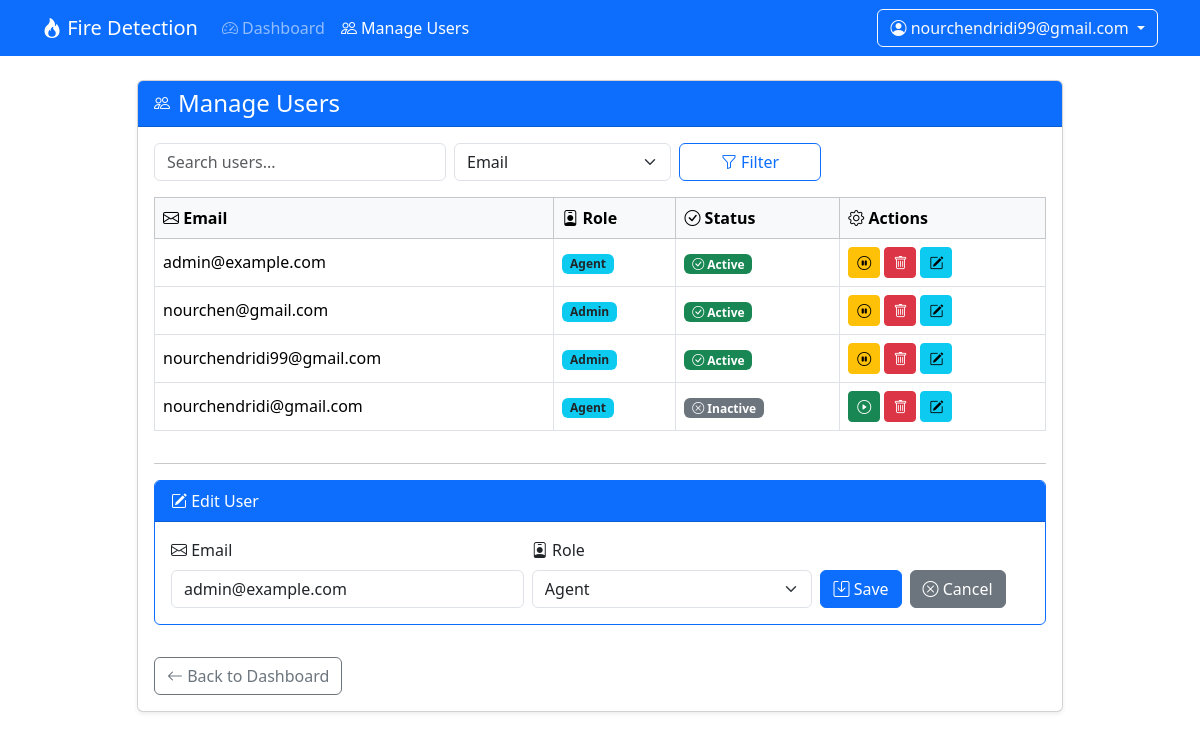
The page /accounts/users/manage/?edit=1&sort=email&search= (signed in) on the database its author committed.
### accounts/models.py (models this page shows, shortened)
class CustomUser(AbstractUser):
	username = None
	email = models.EmailField('email address', unique=True)
	USER_TYPE_ADMIN = 'admin'
	USER_TYPE_SUPERVISOR = 'supervisor'
	USER_TYPE_AGENT = 'agent'
	USER_TYPE_CHOICES = [
		(USER_TYPE_ADMIN, 'Admin'),
		(USER_TYPE_SUPERVISOR, 'Supervisor'),
		(USER_TYPE_AGENT, 'Agent'),
	]
	user_type = models.CharField(max_length=20, choices=USER_TYPE_CHOICES, default=USER_TYPE_AGENT)
	USERNAME_FIELD = 'email'
	REQUIRED_FIELDS = []  # email is required by USERNAME_FIELD
	objects = CustomUserManager()

### accounts/views.py (the view, shortened to what this page needs)
# urls.py: path('users/manage/', views.manage_users, name='manage_users'),
@require_http_methods(['GET', 'POST'])
@role_required(User.USER_TYPE_ADMIN)
def manage_users(request):
    sort = request.GET.get('sort', 'email')
    search = request.GET.get('search', '')
    users = User.objects.all()
    if search:
        users = users.filter(Q(email__icontains=search) | Q(user_type__icontains=search))
    users = users.order_by(sort)
    edit_user = None
    if 'edit' in request.GET:
        try:
            edit_user = User.objects.get(pk=request.GET['edit'])
        except User.DoesNotExist:
            edit_user = None
    return render(request, 'accounts/manage_users.html', {
        'users': users,
        'sort': sort,
        'search': search,
        'edit_user': edit_user,
        'user_type_choices': User.USER_TYPE_CHOICES,
    })

### accounts/templates/accounts/manage_users.html (shortened to what this page needs)
{% load static %}
<!doctype html>
<html>
<head>
    <link href="https://cdn.jsdelivr.net/npm/bootstrap@5.3.2/dist/css/bootstrap.min.css" rel="stylesheet">
    <link href="https://cdn.jsdelivr.net/npm/bootstrap-icons@1.7.2/font/bootstrap-icons.css" rel="stylesheet">
</head>
<body>
    <nav class="navbar navbar-expand-lg navbar-dark bg-primary mb-4">
        <div class="container">
            <a class="navbar-brand" href="#"><i class="bi bi-fire"></i> Fire Detection</a>
            <div class="collapse navbar-collapse" id="navbarNav">
                <ul class="navbar-nav me-auto">
                    <li class="nav-item">
                        <a class="nav-link" href="{% url 'admin_dashboard' %}"><i class="bi bi-speedometer2"></i> Dashboard</a>
                    </li>
                    <li class="nav-item">
                        <a class="nav-link active" href="{% url 'manage_users' %}"><i class="bi bi-people"></i> Manage Users</a>
                    </li>
                </ul>
                <div class="d-flex align-items-center">
                    <div class="dropdown">
                        <button class="btn btn-outline-light dropdown-toggle" type="button" data-bs-toggle="dropdown">
                            <i class="bi bi-person-circle"></i> {{ request.user.email }}
                        </button>
                    </div>
                </div>
            </div>
        </div>
    </nav>
    <div class="container">
        <div class="row justify-content-center">
            <div class="col-lg-10">
                <div class="card shadow-sm mb-4">
                    <div class="card-header bg-primary text-white d-flex align-items-center">
                        <i class="bi bi-people me-2"></i>
                        <h4 class="mb-0">Manage Users</h4>
                    </div>
                    <div class="card-body">
                        <form method="get" class="row g-2 mb-3">
                            <div class="col-md-4">
                                <input type="text" name="search" value="{{ search }}" class="form-control" placeholder="Search users...">
                            </div>
                            <div class="col-md-3">
                                <select name="sort" class="form-select">
                                    <option value="email" {% if sort == 'email' %}selected{% endif %}>Email</option>
                                </select>
                            </div>
                            <div class="col-md-2">
                                <button type="submit" class="btn btn-outline-primary w-100"><i class="bi bi-funnel"></i> Filter</button>
                            </div>
                        </form>
                        <div class="table-responsive">
                            <table class="table table-bordered table-hover align-middle">
                                <thead class="table-light">
                                    <tr>
                                        <th><i class="bi bi-envelope"></i> Email</th>
                                        <th><i class="bi bi-person-badge"></i> Role</th>
                                        <th><i class="bi bi-check-circle"></i> Status</th>
                                        <th><i class="bi bi-gear"></i> Actions</th>
                                    </tr>
                                </thead>
                                <tbody>
                                {% for user in users %}
                                    <tr>
                                        <td>{{ user.email }}</td>
                                        <td>
                                            <span class="badge bg-info text-dark">{{ user.get_user_type_display }}</span>
                                        </td>
                                        <td>
                                            {% if user.is_active %}
                                                <span class="badge bg-success"><i class="bi bi-check-circle"></i> Active</span>
                                            {% else %}
                                                <span class="badge bg-secondary"><i class="bi bi-x-circle"></i> Inactive</span>
                                            {% endif %}
                                        </td>
                                        <td>
                                            <div class="d-flex gap-1">
                                                <form method="post" style="display:inline;">
                                                    {% if user.is_active %}
                                                        <button name="action" value="deactivate" class="btn btn-warning btn-sm" title="Deactivate">
                                                            <i class="bi bi-pause-circle"></i>
                                                        </button>
                                                    {% else %}
                                                        <button name="action" value="activate" class="btn btn-success btn-sm" title="Activate">
                                                            <i class="bi bi-play-circle"></i>
                                                        </button>
                                                    {% endif %}
                                                    <button name="action" value="delete" class="btn btn-danger btn-sm" title="Delete" onclick="return confirm('Delete user?');">
                                                        <i class="bi bi-trash"></i>
                                                    </button>
                                                </form>
                                                <a href="?edit={{ user.id }}&sort={{ sort }}&search={{ search }}" class="btn btn-info btn-sm" title="Edit">
                                                    <i class="bi bi-pencil-square"></i>
                                                </a>
                                            </div>
                                        </td>
                                    </tr>
                                {% endfor %}
                                </tbody>
                            </table>
                        </div>
                        {% if edit_user %}
                            <hr>
                            <div class="card border-primary mb-3">
                                <div class="card-header bg-primary text-white">
                                    <i class="bi bi-pencil-square"></i> Edit User
                                </div>
                                <div class="card-body">
                                    <form method="post" class="row g-2 align-items-end">
                                        <div class="col-md-5">
                                            <label class="form-label"><i class="bi bi-envelope"></i> Email</label>
                                            <input type="email" name="edit_email" value="{{ edit_user.email }}" class="form-control" required>
                                        </div>
                                        <div class="col-md-4">
                                            <label class="form-label"><i class="bi bi-person-badge"></i> Role</label>
                                            <select name="edit_user_type" class="form-select">
                                                {% for value, label in user_type_choices %}
                                                    <option value="{{ value }}" {% if edit_user.user_type == value %}selected{% endif %}>{{ label }}</option>
                                                {% endfor %}
                                            </select>
                                        </div>
                                        <div class="col-md-3 d-flex gap-2">
                                            <button type="submit" class="btn btn-primary"><i class="bi bi-save"></i> Save</button>
                                            <a href="{% url 'manage_users' %}?sort={{ sort }}&search={{ search }}" class="btn btn-secondary"><i class="bi bi-x-circle"></i> Cancel</a>
                                        </div>
                                    </form>
                                </div>
                            </div>
                        {% endif %}
                        <a href="{% url 'admin_dashboard' %}" class="btn btn-outline-secondary mt-3">
                            <i class="bi bi-arrow-left"></i> Back to Dashboard
                        </a>
                    </div>
                </div>
            </div>
        </div>
    </div>
</body>
</html>

### rows shown on the page
CustomUser: user.email "nourchendridi99@gmail.com", email "nourchendridi99@gmail.com", user_type "Admin", is_active True (drawn)
CustomUser: email "admin@example.com", user_type "Agent", is_active True (drawn), edit_email "admin@example.com", edit_user_type "Agent"
CustomUser: email "nourchen@gmail.com", user_type "Admin", is_active True (drawn)
CustomUser: email "nourchendridi@gmail.com", user_type "Agent", is_active False (drawn)
